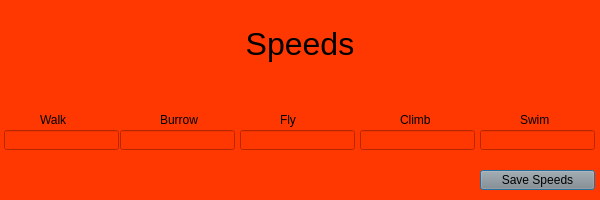
<?xml version="1.0" encoding="UTF-8"?>
<ui version="4.0">
 <class>Add_Monster_Speed_Window</class>
 <widget class="QDialog" name="Add_Monster_Speed_Window">
  <property name="geometry">
   <rect>
    <x>0</x>
    <y>0</y>
    <width>600</width>
    <height>200</height>
   </rect>
  </property>
  <property name="windowTitle">
   <string>Add Monster Speeds</string>
  </property>
  <property name="styleSheet">
   <string notr="true">background-color: rgba(255, 55, 0, 255);</string>
  </property>
  <widget class="QLabel" name="Main_Menu_Label">
   <property name="geometry">
    <rect>
     <x>100</x>
     <y>20</y>
     <width>400</width>
     <height>50</height>
    </rect>
   </property>
   <property name="text">
    <string>&lt;html&gt;&lt;head/&gt;&lt;body&gt;&lt;p align=&quot;center&quot;&gt;&lt;span style=&quot; font-size:24pt;&quot;&gt;Speeds&lt;/span&gt;&lt;/p&gt;&lt;/body&gt;&lt;/html&gt;</string>
   </property>
  </widget>
  <widget class="QLineEdit" name="Speeds_Walk">
   <property name="geometry">
    <rect>
     <x>4</x>
     <y>130</y>
     <width>115</width>
     <height>20</height>
    </rect>
   </property>
  </widget>
  <widget class="QLabel" name="label">
   <property name="geometry">
    <rect>
     <x>40</x>
     <y>110</y>
     <width>40</width>
     <height>20</height>
    </rect>
   </property>
   <property name="text">
    <string>&lt;html&gt;&lt;head/&gt;&lt;body&gt;&lt;p&gt;Walk&lt;/p&gt;&lt;/body&gt;&lt;/html&gt;</string>
   </property>
  </widget>
  <widget class="QLabel" name="label_2">
   <property name="geometry">
    <rect>
     <x>160</x>
     <y>110</y>
     <width>40</width>
     <height>20</height>
    </rect>
   </property>
   <property name="text">
    <string>&lt;html&gt;&lt;head/&gt;&lt;body&gt;&lt;p&gt;Burrow&lt;/p&gt;&lt;/body&gt;&lt;/html&gt;</string>
   </property>
  </widget>
  <widget class="QLineEdit" name="Speeds_Burrow">
   <property name="geometry">
    <rect>
     <x>120</x>
     <y>130</y>
     <width>115</width>
     <height>20</height>
    </rect>
   </property>
  </widget>
  <widget class="QLabel" name="label_3">
   <property name="geometry">
    <rect>
     <x>280</x>
     <y>110</y>
     <width>40</width>
     <height>20</height>
    </rect>
   </property>
   <property name="text">
    <string>&lt;html&gt;&lt;head/&gt;&lt;body&gt;&lt;p&gt;Fly&lt;/p&gt;&lt;/body&gt;&lt;/html&gt;</string>
   </property>
  </widget>
  <widget class="QLineEdit" name="Speeds_Fly">
   <property name="geometry">
    <rect>
     <x>240</x>
     <y>130</y>
     <width>115</width>
     <height>20</height>
    </rect>
   </property>
  </widget>
  <widget class="QLabel" name="label_5">
   <property name="geometry">
    <rect>
     <x>400</x>
     <y>110</y>
     <width>40</width>
     <height>20</height>
    </rect>
   </property>
   <property name="text">
    <string>&lt;html&gt;&lt;head/&gt;&lt;body&gt;&lt;p&gt;Climb&lt;/p&gt;&lt;/body&gt;&lt;/html&gt;</string>
   </property>
  </widget>
  <widget class="QLineEdit" name="Speeds_Climb">
   <property name="geometry">
    <rect>
     <x>360</x>
     <y>130</y>
     <width>115</width>
     <height>20</height>
    </rect>
   </property>
  </widget>
  <widget class="QLineEdit" name="Speeds_Swim">
   <property name="geometry">
    <rect>
     <x>480</x>
     <y>130</y>
     <width>115</width>
     <height>20</height>
    </rect>
   </property>
  </widget>
  <widget class="QLabel" name="label_6">
   <property name="geometry">
    <rect>
     <x>520</x>
     <y>110</y>
     <width>40</width>
     <height>20</height>
    </rect>
   </property>
   <property name="text">
    <string>&lt;html&gt;&lt;head/&gt;&lt;body&gt;&lt;p&gt;Swim&lt;/p&gt;&lt;/body&gt;&lt;/html&gt;</string>
   </property>
  </widget>
  <widget class="QPushButton" name="Speeds_Save_Speeds_Button">
   <property name="geometry">
    <rect>
     <x>480</x>
     <y>170</y>
     <width>115</width>
     <height>20</height>
    </rect>
   </property>
   <property name="styleSheet">
    <string notr="true">background-color: rgb(140, 140, 140);</string>
   </property>
   <property name="text">
    <string>Save Speeds</string>
   </property>
  </widget>
 </widget>
 <resources/>
 <connections>
  <connection>
   <sender>Speeds_Save_Speeds_Button</sender>
   <signal>clicked()</signal>
   <receiver>Add_Monster_Speed_Window</receiver>
   <slot>Add_Monster_Speeds_Save_DB()</slot>
   <hints>
    <hint type="sourcelabel">
     <x>517</x>
     <y>177</y>
    </hint>
    <hint type="destinationlabel">
     <x>1466</x>
     <y>275</y>
    </hint>
   </hints>
  </connection>
 </connections>
 <slots>
  <slot>Add_Monster_Speeds_Save_DB()</slot>
 </slots>
</ui>
